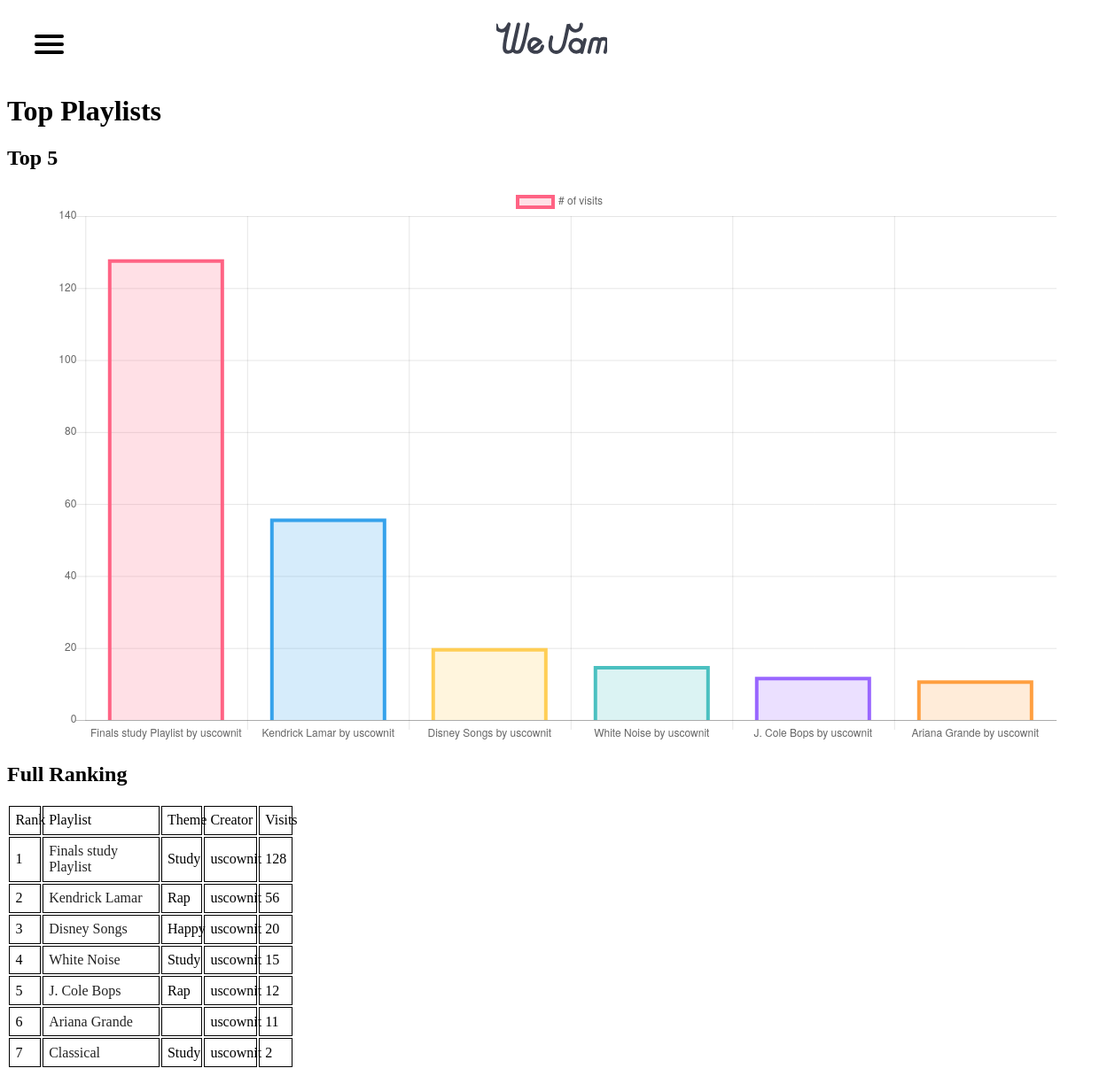
Page /top-songs.php on the committed database.
### tables this page shows
CREATE TABLE `playlists` (
  `playlist_id` int(11) NOT NULL,
  `title` varchar(150) DEFAULT NULL,
  `creator_id` int(11) DEFAULT NULL,
  `theme` varchar(45) DEFAULT NULL,
  `preset` tinyint(4) DEFAULT NULL,
  `visits` int(11) DEFAULT NULL
);

CREATE TABLE `users` (
  `user_id` int(11) NOT NULL,
  `username` varchar(45) DEFAULT NULL,
  `password` varchar(45) DEFAULT NULL,
  `email` varchar(45) DEFAULT NULL,
  `power` int(11) DEFAULT NULL
);

### top-songs.php (the view, shortened to what this page needs)
<?php
include "header.php";
$host = "webdev.iyaserver.com";
$userid = "annieoh";
$userpw = "Iya2248350694";
$db = "annieoh_playlists";
$mysql = new mysqli(
    $host,
    $userid,
    $userpw,
    $db
);
$counter = 1;
$sql = "SELECT * FROM playlists ORDER BY visits DESC";
$results = $mysql -> query($sql);
?>
<h1>Top Playlists</h1>
<h2>Top 5</h2>
<canvas id="myChart"></canvas>
<h2>Full Ranking</h2>
<table>
        <tr>
            <td class="rank-data">Rank</td>
            <td class="rank-data">Playlist</td>
            <td class="rank-data">Theme</td>
            <td class="rank-data">Creator</td>
            <td class="rank-data">Visits</td>
        </tr> <?php
    $chart = array();
    $views = array();
while($currentrow = $results -> fetch_assoc()){
    $user_sql = "SELECT * FROM users WHERE user_id = "  . $currentrow["creator_id"];
    $user_results = $mysql -> query($user_sql);
    $current_user = $user_results -> fetch_assoc();
    $current = $currentrow["title"] . " by " . $current_user["username"];
    array_push($chart, $current);
    array_push($views, (int)$currentrow["visits"]);
    ?>
        <tr>
            <td class="rank-data"><?php echo $counter; $counter++; ?></td>
            <td class="rank-data"><a href="playlist.php?id=<?php echo $currentrow["playlist_id"]; ?>"><?php echo $currentrow["title"]; ?></a></td>
            <td class="rank-data"><?php echo $currentrow["theme"]; ?></td>
            <td class="rank-data"><?php echo $current_user["username"]; ?></td>
            <td class="rank-data"><?php echo (int)$currentrow["visits"]; ?></td>
        </tr>
    <?php
}
?>
</table>
    <script>
        var ctx = document.getElementById("myChart").getContext('2d');
        var myChart = new Chart(ctx, {
            type: 'bar',
            data: {
                labels: [
                    <?php
                    for($x = 0; $x <= 5 ; $x++){
                        if($x == 0){
                            echo '"' . $chart[$x] . '"';
                        }else{
                            echo ', "' . $chart[$x] . '"';
                        }
                    }?>
                ],
                datasets: [{
                    label: '# of visits',
                    data: [
                        <?php
                        for($x = 0; $x <= 5 ; $x++){
                            if($x == 0){
                                echo 'parseInt("' . $views[$x] . '")';
                            }else{
                                echo ', parseInt("' . $views[$x] . '")';
                            }
                        }?>
                    ],
                    backgroundColor: [
                        'rgba(255, 99, 132, 0.2)',
                        'rgba(54, 162, 235, 0.2)',
                        'rgba(255, 206, 86, 0.2)',
                        'rgba(75, 192, 192, 0.2)',
                        'rgba(153, 102, 255, 0.2)',
                        'rgba(255, 159, 64, 0.2)'
                    ],
                    borderColor: [
                        'rgba(255,99,132,1)',
                        'rgba(54, 162, 235, 1)',
                        'rgba(255, 206, 86, 1)',
                        'rgba(75, 192, 192, 1)',
                        'rgba(153, 102, 255, 1)',
                        'rgba(255, 159, 64, 1)'
                    ],
                    borderWidth: 4
                }]
            },
            options: {
                scales: {
                    yAxes: [{
                        ticks: {
                            beginAtZero:true
                        }
                    }]
                }
            }
        });
    </script>

### header.php (shortened to what this page needs)
<head>
    <link rel="stylesheet" href="http://webdev.iyaserver.com/~annieoh/wejam/externalstylesheet.css">
</head>
<div id="header">
    <nav role="navigation">
        <div id="menuToggle">
            <span></span>
            <span></span>
            <span></span>
        </div>
    </nav>
    <a href="http://webdev.iyaserver.com/~annieoh/wejam/home.php">
        <div id="name">
    </div>
    </a></div>

### header.php (style rules this page uses)
a { text-decoration: none; color: #232323; transition: color 0.3s ease; }
#header { background-color: white; margin: -1.5%; height: 10vh; width: 102%; z-index: 2; overflow: visible; margin-bottom: 3%; }
#name { width: 125px; stroke: rgba(0,0,0,.5); margin: auto; margin-top: .75%; }
#menuToggle { display: block; position: relative; top: 50px; left: 50px; z-index: 6; -webkit-user-select: none; user-select: none; }
#menuToggle span { display: block; width: 33px; height: 4px; margin-bottom: 5px; position: relative; background: black; border-radius: 3px; z-index: 6; transform-origin: 4px 0px; transition: transform 0.5s cubic-bezier(0.77,0.2,0.05,1.0), background 0.5s cubic-bezier(0.77,0.2,0.05,1.0), opacity 0.55s ease; }
#menuToggle span:nth-last-child(2) { transform-origin: 0% 100%; }

### top-songs.php (style rules this page uses)
#myChart { width: 100%; margin: auto; }
.rank-data { border: solid black 1px; padding: 2%; }

### rows in the picture
playlists: title "Finals study Playlist", theme "Study", creator.username "uscownit", visits "128"
playlists: title "Kendrick Lamar", theme "Rap", creator.username "uscownit", visits "56"
playlists: title "Disney Songs", theme "Happy", creator.username "uscownit", visits "20"
playlists: title "White Noise", theme "Study", creator.username "uscownit", visits "15"
playlists: title "J. Cole Bops", theme "Rap", creator.username "uscownit", visits "12"
playlists: title "Ariana Grande", creator.username "uscownit", visits "11"
playlists: title "Classical", theme "Study", creator.username "uscownit", visits "2"

### other values in the picture
chart data {{ $views[$x] }} 128
chart data {{ $views[$x] }} 56, 20, 15, 12, 11
